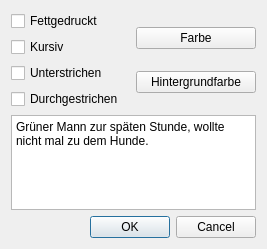
<ui version="4.0" >
 <class>FormatDialog</class>
 <widget class="QDialog" name="FormatDialog" >
  <property name="geometry" >
   <rect>
    <x>0</x>
    <y>0</y>
    <width>267</width>
    <height>249</height>
   </rect>
  </property>
  <property name="windowTitle" >
   <string>Format</string>
  </property>
  <layout class="QGridLayout" >
   <item row="0" column="0" >
    <layout class="QVBoxLayout" >
     <item>
      <widget class="QCheckBox" name="boldCheckBox" >
       <property name="text" >
        <string>Fettgedruckt</string>
       </property>
      </widget>
     </item>
     <item>
      <widget class="QCheckBox" name="italicCheckBox" >
       <property name="text" >
        <string>Kursiv</string>
       </property>
      </widget>
     </item>
     <item>
      <widget class="QCheckBox" name="underlineCheckBox" >
       <property name="text" >
        <string>Unterstrichen</string>
       </property>
      </widget>
     </item>
     <item>
      <widget class="QCheckBox" name="strikeOutCheckBox" >
       <property name="text" >
        <string>Durchgestrichen</string>
       </property>
      </widget>
     </item>
    </layout>
   </item>
   <item row="0" column="1" >
    <layout class="QVBoxLayout" >
     <item>
      <widget class="QPushButton" name="foregroundColorPushButton" >
       <property name="text" >
        <string>Farbe</string>
       </property>
      </widget>
     </item>
     <item>
      <widget class="QPushButton" name="backgroundColorPushButton" >
       <property name="text" >
        <string>Hintergrundfarbe</string>
       </property>
      </widget>
     </item>
    </layout>
   </item>
   <item row="1" column="0" colspan="2" >
    <widget class="QTextBrowser" name="textBrowser" >
     <property name="html" >
      <string>&lt;html>&lt;head>&lt;meta name="qrichtext" content="1" />&lt;style type="text/css">
p, li { white-space: pre-wrap; }
&lt;/style>&lt;/head>&lt;body style=" font-family:'DejaVu Sans'; font-size:9pt; font-weight:400; font-style:normal;">
&lt;p style=" margin-top:0px; margin-bottom:0px; margin-left:0px; margin-right:0px; -qt-block-indent:0; text-indent:0px;">Grüner Mann zur späten Stunde, wollte nicht mal zu dem Hunde.&lt;/p>&lt;/body>&lt;/html></string>
     </property>
    </widget>
   </item>
   <item row="2" column="0" colspan="2" >
    <widget class="QDialogButtonBox" name="buttonBox" >
     <property name="standardButtons" >
      <set>QDialogButtonBox::Cancel|QDialogButtonBox::NoButton|QDialogButtonBox::Ok</set>
     </property>
    </widget>
   </item>
  </layout>
 </widget>
 <resources/>
 <connections>
  <connection>
   <sender>buttonBox</sender>
   <signal>accepted()</signal>
   <receiver>FormatDialog</receiver>
   <slot>accept()</slot>
   <hints>
    <hint type="sourcelabel" >
     <x>208</x>
     <y>217</y>
    </hint>
    <hint type="destinationlabel" >
     <x>261</x>
     <y>138</y>
    </hint>
   </hints>
  </connection>
  <connection>
   <sender>buttonBox</sender>
   <signal>rejected()</signal>
   <receiver>FormatDialog</receiver>
   <slot>reject()</slot>
   <hints>
    <hint type="sourcelabel" >
     <x>124</x>
     <y>220</y>
    </hint>
    <hint type="destinationlabel" >
     <x>167</x>
     <y>137</y>
    </hint>
   </hints>
  </connection>
 </connections>
</ui>
